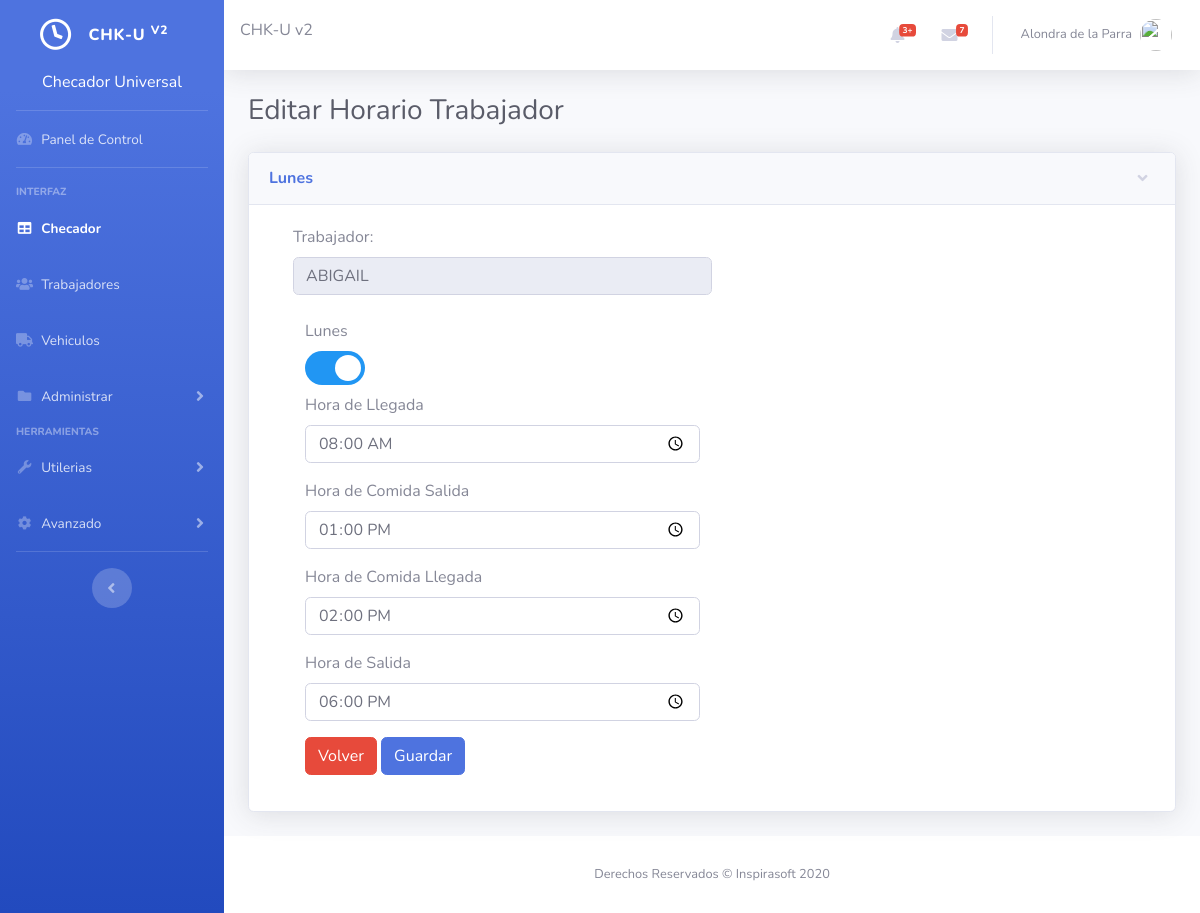
Screenshot of /editar_horario.php?id_trabajador=1&dia_semana=1 with the database file from the repository.
### tables this page shows
CREATE TABLE `semana` (
  `id` int(11) NOT NULL,
  `dia` varchar(45) NOT NULL
);

CREATE TABLE `trabajadores` (
  `id` int(11) NOT NULL,
  `nombre` varchar(50) DEFAULT NULL,
  `direccion` varchar(75) DEFAULT NULL,
  `telefono` varchar(10) DEFAULT NULL,
  `genero` varchar(10) DEFAULT NULL,
  `estado_civil` varchar(10) DEFAULT NULL,
  `id_departamento` int(11) DEFAULT NULL,
  `puesto` varchar(45) DEFAULT NULL,
  `tipo_pago` varchar(45) DEFAULT NULL,
  `sueldo` decimal(8,2) DEFAULT NULL,
  `tarjeta` varchar(32) DEFAULT NULL,
  `fecha_ingreso` date DEFAULT NULL,
  `fecha_nacimiento` date DEFAULT NULL
);

CREATE TABLE `horarios_trabajadores` (
  `id` int(11) NOT NULL,
  `id_trabajador` int(11) NOT NULL,
  `dia_semana` varchar(45) NOT NULL,
  `hora_llegada` time DEFAULT NULL,
  `hora_comida_salida` time DEFAULT NULL,
  `hora_comida_llegada` time DEFAULT NULL,
  `hora_salida` time DEFAULT NULL,
  `estado` int(11) NOT NULL
);

### editar_horario.php (the view, shortened to what this page needs)
<?php
include 'header.html';
include 'sidebar.php';
$id_trabajador = htmlspecialchars($_GET['id_trabajador']);
$dia_semana = htmlspecialchars($_GET['dia_semana']);
$sql_empleado = "SELECT nombre FROM trabajadores WHERE id=$id_trabajador";
$consulta_empleado = mysqli_query($conexion, $sql_empleado);
$row_empleado = mysqli_fetch_assoc($consulta_empleado);
$nombre_trabajador = $row_empleado['nombre'];
$consulta_semana = mysqli_query($conexion, "SELECT dia FROM semana WHERE id=$dia_semana");
$row_semana = mysqli_fetch_assoc($consulta_semana);
$dia = $row_semana['dia'];
$sql_horarios = "SELECT * FROM horarios_trabajadores WHERE id_trabajador=$id_trabajador AND dia_semana=$dia_semana";
$consulta_horarios = mysqli_query($conexion, $sql_horarios);
$row_horarios = mysqli_fetch_assoc($consulta_horarios);
$dia_semana = $row_horarios['dia_semana'];
$hora_llegada = $row_horarios['hora_llegada'];
$hora_comida_salida = $row_horarios['hora_comida_salida'];
$hora_comida_llegada = $row_horarios['hora_comida_llegada'];
$hora_salida = $row_horarios['hora_salida'];
$estado = $row_horarios['estado'];
if ($estado == 1) {
    $disponible = "";
} else {
    $checked = "";
    $disponible = "disabled='disabled'";
}
?>
<link href="css/sliden-button.css" rel="stylesheet">
<div id="content">
    <?php include 'topbar.php'; ?>
    <div class="container-fluid">
        <h1 class="h3 mb-4 text-gray-800">Editar Horario Trabajador</h1>
        <div class="row alta_row">
            <div class="card shadow mb-4">
                <a href="#LISTA" class="d-block card-header py-3" data-toggle="collapse" role="button" aria-expanded="true" aria-controls="collapseCardExample">
                    <h6 class="m-0 font-weight-bold text-primary"><?php echo $dia; ?></h6>
                </a>
                <div class="collapse show" id="LISTA">
                    <div class="card-body">
                        <div class="container">
                            <div class="row">
                                <div class="col">
                                    <label>Trabajador:</label>
                                    <input type="text" class="form-control col-md-6" value="<?php echo $nombre_trabajador; ?>" readonly>
                                </div>
                            </div>
                            <br>
                            <div class="row">
                                <div class="col-lg-12">
                                    <form action="" method="POST">
                                        <div class="col">
                                            <label>Lunes</label>
                                            <br>
                                            <label class="switch">
                                                <span class="slider round"></span>
                                            </label>
                                        </div>
                                        <div class="form-group col-md-6">
                                            <label>Hora de Llegada</label>
                                            <input type="time" id="hora_llegada" name="hora_llegada_editar" class="form-control" value="<?php echo $hora_llegada; ?>" <?php echo $disponible; ?>>
                                        </div>
                                        <div class="form-group col-md-6">
                                            <label>Hora de Comida Salida</label>
                                            <input type="time" id="hora_comida_salida" name="hora_comida_salida_editar" class="form-control" value="<?php echo $hora_comida_salida; ?>" <?php echo $disponible; ?>>
                                        </div>
                                        <div class="form-group col-md-6">
                                            <label>Hora de Comida Llegada</label>
                                            <input type="time" id="hora_comida_llegada" name="hora_comida_llegada_editar" class="form-control" value="<?php echo $hora_comida_llegada; ?>" <?php echo $disponible; ?>>
                                        </div>
                                        <div class="form-group col-md-6">
                                            <label>Hora de Salida</label>
                                            <input type="time" id="hora_salida" name="hora_salida_editar" class="form-control" value="<?php echo $hora_salida; ?>" <?php echo $disponible; ?>>
                                        </div>
                                        <div class="form-group col-md-6">
                                            <a href="horarios_trabajador.php?id_trabajador=<?php echo $id_trabajador; ?>&dia_semana=<?php echo $dia_semana; ?>" class="btn btn-danger">
                                                Volver
                                            </a>
                                            <input type="submit" value="Guardar" class="btn btn-primary" name="btn_guardar">
                                        </div>
                                    </form>
                                </div>
                            </div>
                        </div>
                    </div>
                </div>
            </div>
        </div>
    </div>
</div>
<?php include 'footer.php'; ?>

### css/sliden-button.css (style rules this page uses)
.switch { position: relative; display: inline-block; width: 60px; height: 34px; }
.slider { position: absolute; cursor: pointer; top: 0; left: 0; right: 0; bottom: 0; background-color: #ccc; -webkit-transition: .4s; transition: .4s; }
.slider:before { position: absolute; content: ""; height: 26px; width: 26px; left: 4px; bottom: 4px; background-color: white; -webkit-transition: .4s; transition: .4s; }
input:checked+.slider { background-color: #2196F3; }
input:checked+.slider:before { -webkit-transform: translateX(26px); -ms-transform: translateX(26px); transform: translateX(26px); }
.slider.round { border-radius: 34px; }
.slider.round:before { border-radius: 50%; }

### rows the page displays
semana: dia "Lunes"
trabajadores: nombre "ABIGAIL"
horarios_trabajadores: hora_llegada_editar "08:00:00", hora_comida_salida_editar "13:00:00", hora_comida_llegada_editar "14:00:00", hora_salida_editar "18:00:00"
